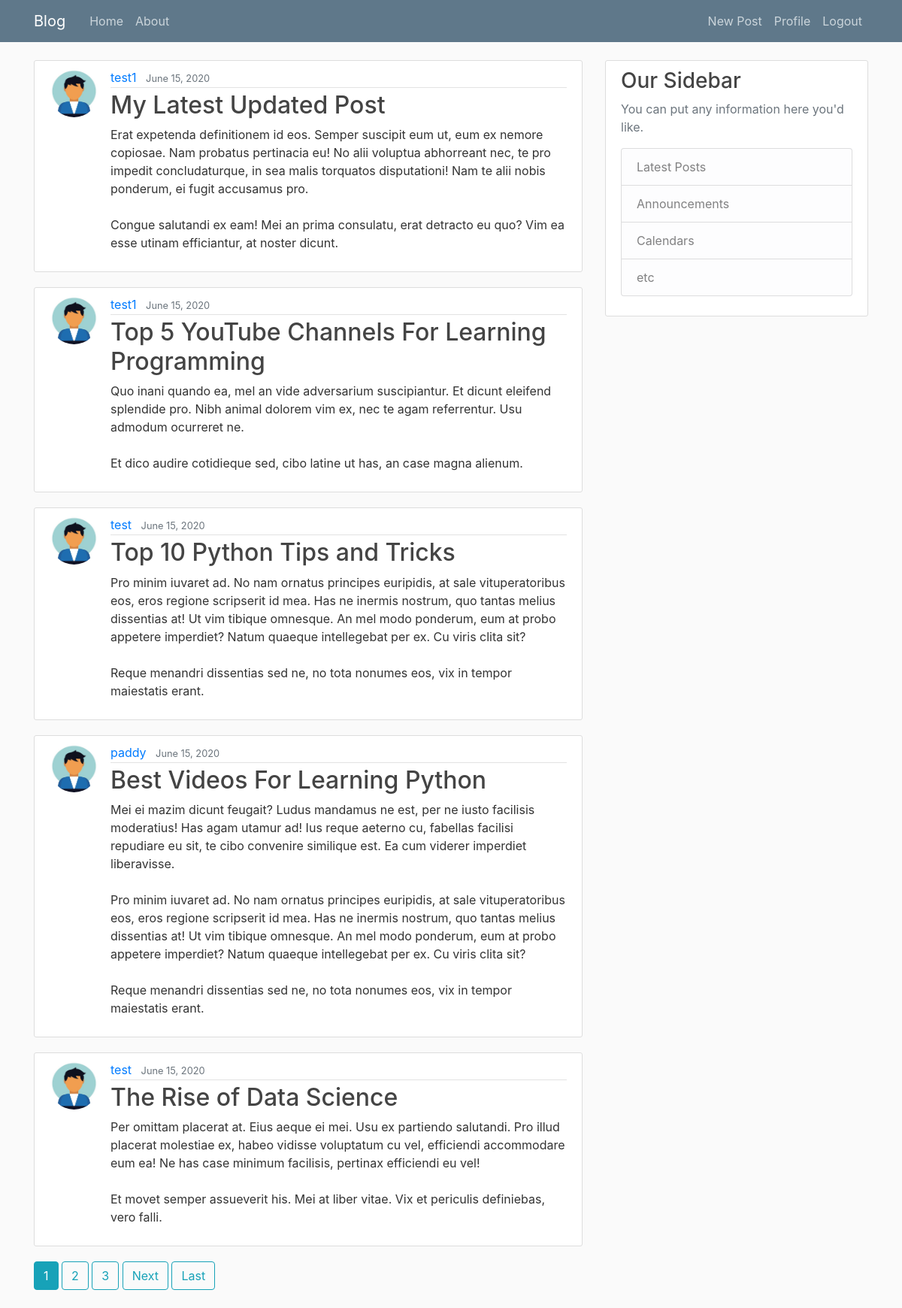
The app's page / (signed in) with its own data.
### blog/models.py (models this page shows, shortened)
class Posts(models.Model):
	title = models.CharField(max_length = 300)
	content = models.TextField()
	date = models.DateTimeField(default = timezone.now)
	author = models.ForeignKey(User,on_delete = models.CASCADE)

### users/models.py (models this page shows, shortened)
class Profile(models.Model):
	user = models.OneToOneField(User,on_delete = models.CASCADE)
	image = models.ImageField(default='default.jpg',upload_to='profile_pics')

### blog/views.py (the view)
# urls.py: path('', login_required(PostListView.as_view()), name='home-blog'),
class PostListView(ListView):
	model = Posts
	template_name = 'blog/index.html'
	context_object_name = 'posts'
	ordering = ['-date']
	paginate_by = 5

### blog/templates/blog/index.html (shortened to what this page needs)
{% extends 'blog/base.html' %}
{% block content %}
	{% for post in posts %}
		<article class="media content-section">
		  <img class="rounded-circle article-img" src="{{ post.author.profile.image.url }}">
		  <div class="media-body">
		    <div class="article-metadata">
		      <a class="mr-2" href="{% url 'user-posts' post.author.username %}">{{ post.author }}</a>
		      <small class="text-muted">{{ post.date | date:"F d, Y" }}</small>
		    </div>
		    <h2><a class="article-title" href="{% url 'post-detail' post.id %}">{{ post.title }}</a></h2>
		    <p class="article-content">{{ post.content }}</p>
		  </div>
		</article>
	{% endfor %}
	{% if is_paginated %}
		{% for num in page_obj.paginator.page_range %}
			{%if page_obj.number == num%}
				<a class="btn btn-info mb-4" href="?page={{num}}">{{ num }}</a>
			{% elif num > page_obj.number|add:'-3' and num < page_obj.number|add:'3'%}
				<a class="btn btn-outline-info mb-4" href="?page={{num}}">{{ num }}</a>
			{% endif %}
		{% endfor %}
		{% if page_obj.has_next %}
			<a class="btn btn-outline-info mb-4" href="?page={{page_obj.next_page_number}}">Next</a>
			<a class="btn btn-outline-info mb-4" href="?page={{page_obj.paginator.num_pages}}">Last</a>
		{% endif %}
	{% endif %}
{% endblock content %}

### blog/static/blog/main.css (style rules this page uses)
body { background: #fafafa; color: #333333; margin-top: 5rem; }
h1, h2, h3, h4, h5, h6 { color: #444444; }
.content-section { background: #ffffff; padding: 10px 20px; border: 1px solid #dddddd; border-radius: 3px; margin-bottom: 20px; }
.article-title { color: #444444; }
.article-content { white-space: pre-line; }
.article-img { height: 65px; width: 65px; margin-right: 16px; }
.article-metadata { padding-bottom: 1px; margin-bottom: 4px; border-bottom: 1px solid #e3e3e3 }

### records on screen
Posts: author.profile.image (placeholder picture), author "test1", date "June 15, 2020", title "My Latest Updated Post", content "Erat expetenda definitionem id eos. Semper suscipit eum ut, eum ex nemore copiosae. Nam probatus pertinacia eu! No alii voluptua abhorreant nec, te pro impedit concludaturque, in sea malis torquatos disputationi! Nam te alii nobis ponderum, ei fugit accusamus pro. Congue salutandi ex eam! Mei an prima consulatu, erat detracto eu quo? Vim ea esse utinam efficiantur, at noster dicunt."
Posts: author.profile.image (placeholder picture), author "test1", date "June 15, 2020", title "Top 5 YouTube Channels For Learning Programming", content "Quo inani quando ea, mel an vide adversarium suscipiantur. Et dicunt eleifend splendide pro. Nibh animal dolorem vim ex, nec te agam referrentur. Usu admodum ocurreret ne. Et dico audire cotidieque sed, cibo latine ut has, an case magna alienum."
Posts: author.profile.image (placeholder picture), author "test", date "June 15, 2020", title "Top 10 Python Tips and Tricks", content "Pro minim iuvaret ad. No nam ornatus principes euripidis, at sale vituperatoribus eos, eros regione scripserit id mea. Has ne inermis nostrum, quo tantas melius dissentias at! Ut vim tibique omnesque. An mel modo ponderum, eum at probo appetere imperdiet? Natum quaeque intellegebat per ex. Cu viris clita sit? Reque menandri dissentias sed ne, no tota nonumes eos, vix in tempor maiestatis erant."
Posts: author.profile.image (placeholder picture), author "paddy", date "June 15, 2020", title "Best Videos For Learning Python", content "Mei ei mazim dicunt feugait? Ludus mandamus ne est, per ne iusto facilisis moderatius! Has agam utamur ad! Ius reque aeterno cu, fabellas facilisi repudiare eu sit, te cibo convenire similique est. Ea cum viderer imperdiet liberavisse. Pro minim iuvaret ad. No nam ornatus principes euripidis, at sale vituperatoribus eos, eros regione scripserit id mea. Has ne inermis nostrum, quo tantas melius dissentias at! Ut vim tibique omnesque. An mel modo ponderum, eum at probo appetere imperdiet? Natum quaeque intellegebat per ex. Cu viris clita sit? Reque menandri dissentias sed ne, no tota nonumes eos, vix in tempor maiestatis erant."
Posts: author.profile.image (placeholder picture), author "test", date "June 15, 2020", title "The Rise of Data Science", content "Per omittam placerat at. Eius aeque ei mei. Usu ex partiendo salutandi. Pro illud placerat molestiae ex, habeo vidisse voluptatum cu vel, efficiendi accommodare eum ea! Ne has case minimum facilisis, pertinax efficiendi eu vel! Et movet semper assueverit his. Mei at liber vitae. Vix et periculis definiebas, vero falli."

### other values on screen
{{ num }} "1"
{{ num }} "2" "3"
